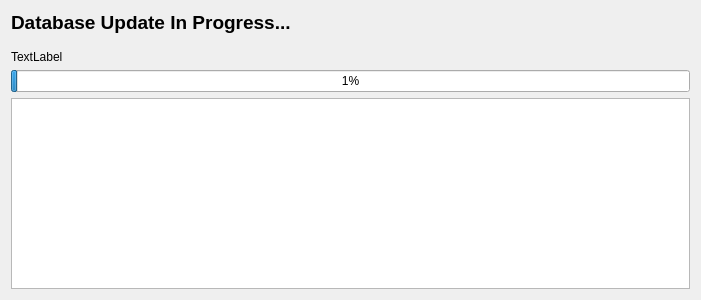
<?xml version="1.0" encoding="UTF-8"?>
<ui version="4.0">
 <class>DlgDbUpdate</class>
 <widget class="QDialog" name="DlgDbUpdate">
  <property name="windowModality">
   <enum>Qt::WindowModality::ApplicationModal</enum>
  </property>
  <property name="geometry">
   <rect>
    <x>0</x>
    <y>0</y>
    <width>701</width>
    <height>300</height>
   </rect>
  </property>
  <property name="windowTitle">
   <string>Database Update</string>
  </property>
  <layout class="QVBoxLayout" name="verticalLayout">
   <item>
    <widget class="QLabel" name="label">
     <property name="text">
      <string>&lt;html&gt;&lt;head/&gt;&lt;body&gt;&lt;p&gt;&lt;span style=&quot; font-size:14pt; font-weight:600;&quot;&gt;Database Update In Progress...&lt;/span&gt;&lt;/p&gt;&lt;/body&gt;&lt;/html&gt;</string>
     </property>
    </widget>
   </item>
   <item>
    <spacer name="verticalSpacer">
     <property name="orientation">
      <enum>Qt::Orientation::Vertical</enum>
     </property>
     <property name="sizeType">
      <enum>QSizePolicy::Policy::Fixed</enum>
     </property>
     <property name="sizeHint" stdset="0">
      <size>
       <width>20</width>
       <height>10</height>
      </size>
     </property>
    </spacer>
   </item>
   <item>
    <layout class="QHBoxLayout" name="horizontalLayout">
     <property name="topMargin">
      <number>0</number>
     </property>
    </layout>
   </item>
   <item>
    <widget class="QLabel" name="lblCurrentActivity">
     <property name="text">
      <string>TextLabel</string>
     </property>
    </widget>
   </item>
   <item>
    <widget class="QProgressBar" name="progressBar">
     <property name="maximum">
      <number>100</number>
     </property>
     <property name="value">
      <number>1</number>
     </property>
     <property name="textVisible">
      <bool>true</bool>
     </property>
     <property name="invertedAppearance">
      <bool>false</bool>
     </property>
     <property name="format">
      <string>%p%</string>
     </property>
    </widget>
   </item>
   <item>
    <widget class="QPlainTextEdit" name="txtLog">
     <property name="acceptDrops">
      <bool>false</bool>
     </property>
     <property name="undoRedoEnabled">
      <bool>false</bool>
     </property>
     <property name="readOnly">
      <bool>true</bool>
     </property>
    </widget>
   </item>
  </layout>
 </widget>
 <resources/>
 <connections/>
</ui>
